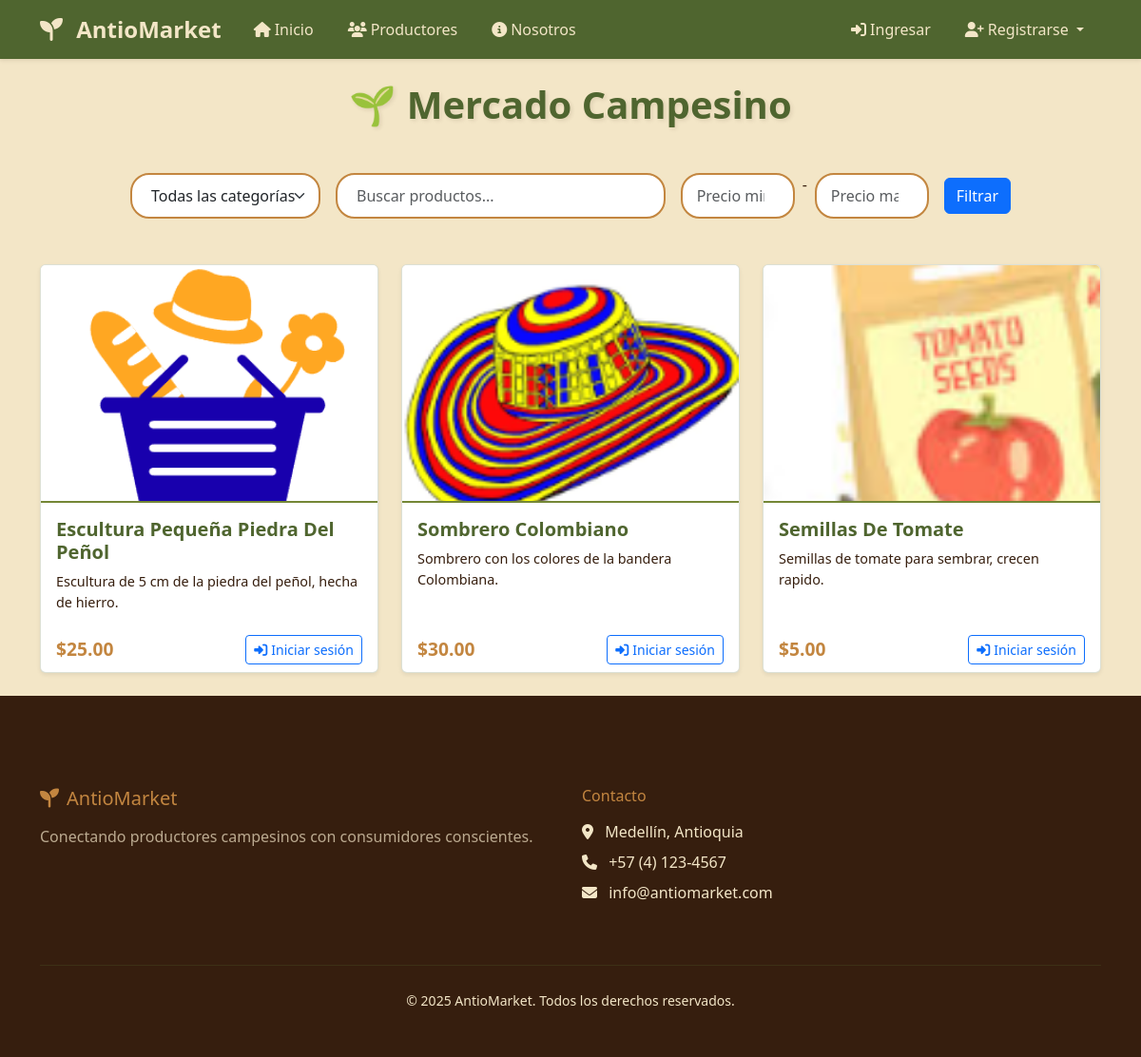
Before: / with the older database file.
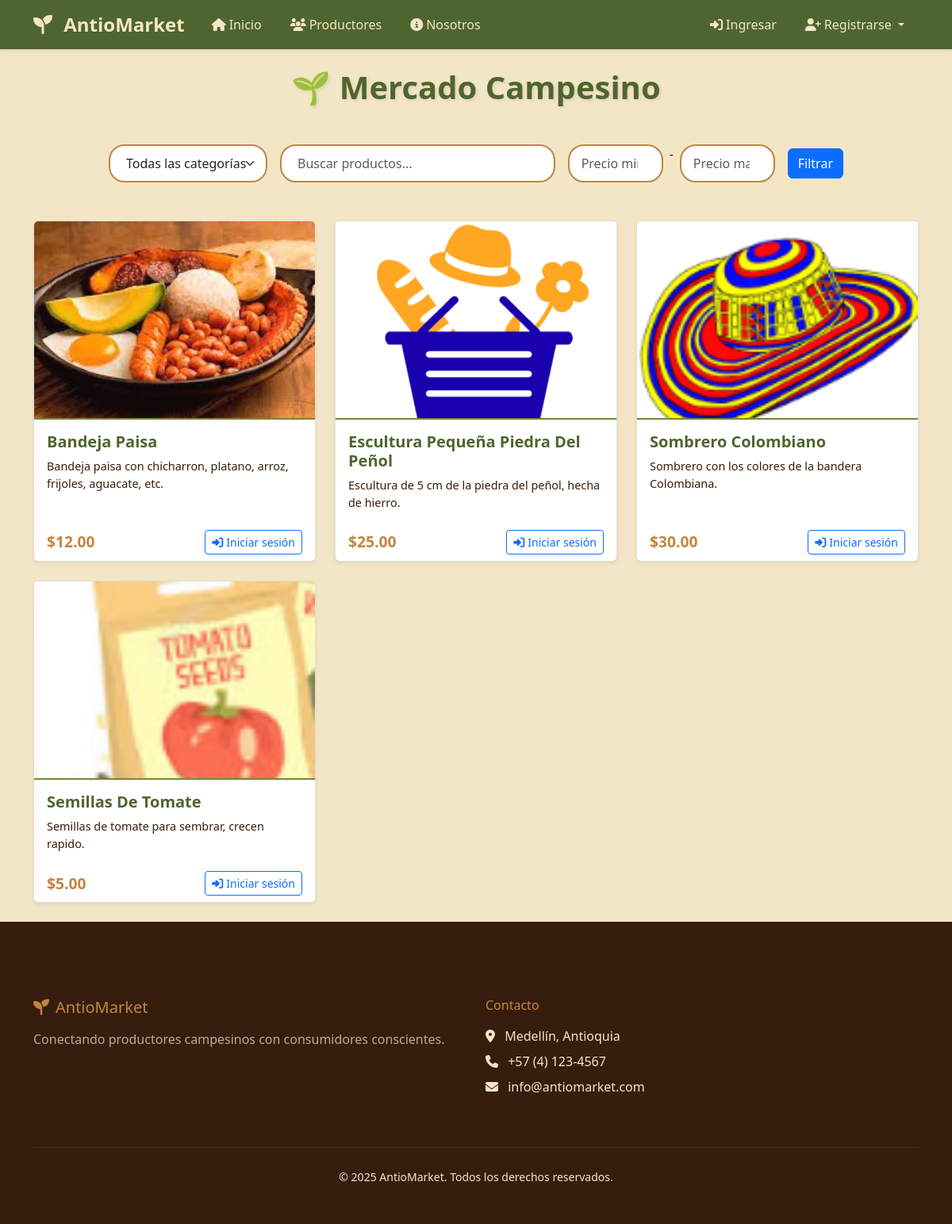
After: the same page with the newer database file.
### productos/models.py (models this page shows, shortened)
class Producto(models.Model):
    vendedor = models.ForeignKey("cuentas.CuentaVendedor", on_delete=models.CASCADE)
    nombre = models.CharField(max_length=100)
    descripcion = models.TextField()
    precio = models.DecimalField(max_digits=10, decimal_places=2)
    stock = models.IntegerField()
    categoria = models.CharField(max_length=50)
    imagen = models.ImageField(upload_to='productos/', blank=True, null=True, default='default.jpg')

### productos/views.py (the view)
# urls.py: path('', views.HomeView.as_view(), name='home'),
class HomeView(ListView):
    model = Producto
    template_name = 'productos/home.html'
    context_object_name = 'productos'
    paginate_by = 12
    def get_queryset(self):
        queryset = Producto.objects.all()
        form = BuscarProductoForm(self.request.GET)
        categoria = self.request.GET.get('categoria')
        busqueda = self.request.GET.get('buscar')
        if categoria:
            queryset = queryset.filter(categoria=categoria)
        if busqueda:
            queryset = queryset.filter(
                Q(nombre__icontains=busqueda) |
                Q(descripcion__icontains=busqueda)
            )
        if form.is_valid():
            if form.cleaned_data.get('precio_min'):
                queryset = queryset.filter(precio__gte=form.cleaned_data['precio_min'])
            if form.cleaned_data.get('precio_max'):
                queryset = queryset.filter(precio__lte=form.cleaned_data['precio_max'])
        return queryset.order_by('-id')  # Ordenar por más recientes primero
    def get_context_data(self, **kwargs):
        context = super().get_context_data(**kwargs)
        context['categorias'] = Producto.objects.values_list('categoria', flat=True).distinct()
        context['form'] = BuscarProductoForm(self.request.GET)
        return context

### productos/forms.py (called while the page is built)
    def clean(self):
        cleaned_data = super().clean()
        precio_min = cleaned_data.get('precio_min')
        precio_max = cleaned_data.get('precio_max')
        if precio_min and precio_max and precio_min > precio_max:
            raise forms.ValidationError("El precio mínimo no puede ser mayor al precio máximo.")
        return cleaned_data

### productos/templates/productos/home.html (shortened to what this page needs)
{% extends 'base.html' %}
{% block extra_css %}
{% load static %}
<link rel="stylesheet" href="{% static 'css/home.css' %}">
{% endblock %}
{% block content %}
<div class="container mt-4">
    <h1 class="text-center page-title mb-3">🌱 Mercado Campesino</h1>
    <div class="row justify-content-center mb-4">
        <div class="col-md-10">
            <form method="get" class="d-flex justify-content-center gap-3 align-items-center">
                <select name="categoria" class="form-select" style="max-width: 200px;">
                    <option value="">Todas las categorías</option>
                </select>
                <div class="flex-grow-1">
                    <input type="search" name="buscar" class="form-control" placeholder="Buscar productos..."
                           value="{{ request.GET.buscar|default:'' }}">
                </div>
                <div class="d-flex gap-2">
                    <input type="number" name="precio_min" class="form-control" style="max-width: 120px;"
                           placeholder="Precio min" value="{{ request.GET.precio_min|default:'' }}">
                    <span>-</span>
                    <input type="number" name="precio_max" class="form-control" style="max-width: 120px;"
                           placeholder="Precio max" value="{{ request.GET.precio_max|default:'' }}">
                </div>
                <button type="submit" class="btn btn-primary">Filtrar</button>
            </form>
        </div>
    </div>
    <div class="row mt-5">
        {% for producto in productos %}
            <div class="col-md-4 mb-4">
                <div class="card h-100 shadow-sm product-card">
                    <a href="{% url 'productos:detalle_producto' producto.pk %}">
                        <img src="{{ producto.imagen.url }}" class="card-img-top" alt="{{ producto.nombre }}">
                    </a>
                    <div class="card-body">
                        <h5 class="card-title">
                            <a href="{% url 'productos:detalle_producto' producto.pk %}" class="text-decoration-none">
                                {{ producto.nombre }}
                            </a>
                        </h5>
                        <p class="card-text">{{ producto.descripcion|truncatewords:15 }}</p>
                    </div>
                    <div class="card-footer d-flex justify-content-between align-items-center bg-transparent border-0">
                        <span class="price-tag">${{ producto.precio }}</span>
                        {% if user.is_authenticated %}
                            {% if user.is_cliente %}
                                <a href="{% url 'carrito:agregar_producto' producto.id %}" class="btn btn-add-to-cart btn-sm">
                                    <i class="fas fa-cart-plus me-1"></i>Agregar al carrito
                                </a>
                            {% else %}
                                <a href="{% url 'productos:detalle_producto' producto.pk %}" class="btn btn-outline-secondary btn-sm">
                                    <i class="fas fa-eye me-1"></i>Ver producto
                                </a>
                            {% endif %}
                        {% else %}
                            <a href="{% url 'cuentas:login' %}" class="btn btn-outline-primary btn-sm">
                                <i class="fas fa-sign-in-alt me-1"></i>Iniciar sesión
                            </a>
                        {% endif %}
                    </div>
                </div>
            </div>
        {% endfor %}
    </div>
</div>
{% endblock %}

Changed rows visible on the page:
added Producto: imagen (picture), nombre "Bandeja Paisa", descripcion "Bandeja paisa con chicharron, platano, arroz, frijoles, aguacate, etc.", precio "12.00"
